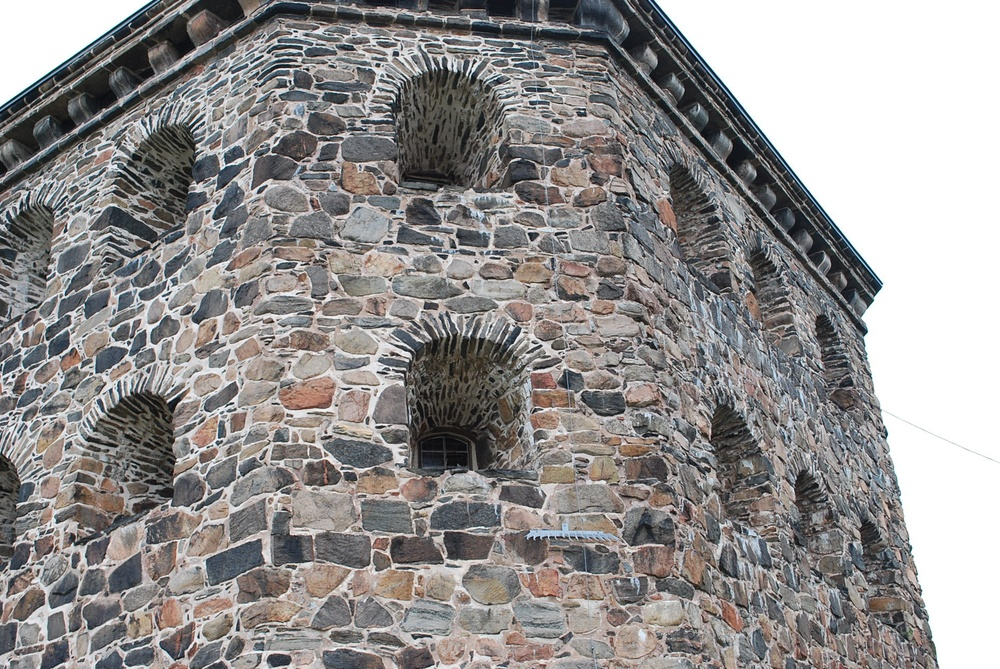
%> input picture a3/assignment3data/kronan1.JPG, 1000 x 669 px, shrunk from 1936 x 1296 before the run
$ octave ce3.m   (GNU Octave 9; MATLAB toolbox functions it lacks are replaced by stand-ins)
%> lines starting %> are read from the running program, lines starting %| are printed output that depends on the picture
### a3/assignment3data/rital.m
function rital(linjer,st)
if nargin == 1,
 st='-';
end;
if size(linjer)==0,
  slask=[];
else
  [slask,nn]=size(linjer);
  rikt=psphere([linjer(2,:);-linjer(1,:);zeros(1,nn)]);
  punkter=pflat(cross(rikt,linjer));
  for i=1:nn;
   plot([punkter(1,i)-2000*rikt(1,i) punkter(1,i)+2000*rikt(1,i)], ...
        [punkter(2,i)-2000*rikt(2,i) punkter(2,i)+2000*rikt(2,i)],st);
  end;
  slask=[];
end;

### a3/assignment3data/pflat.m
% x(end,:)
%Extracts the last row of x

% repmat(a,[m n])
%Creates a block matrix with mn copies of a.

% a./b %Elementwise division.
%Divides the elements of a by the corresponding element of b.

% plot(a(1,:),a(2,:),?.?)
%Plots a point at (a(1,i),a(2,i)) for each i.

% plot3(a(1,:),a(2,:),a(3,:),?.?)
%Same as above but 3D.

% axis equal
%Makes sure that all axes have the same scale.

function x_flat = pflat(x)
% divides the homogeneous coordinates with their last
% entry for points of any dimensionality

    last_entry = x(end,:);
    x_flat = x ./ last_entry;
end

### a3/assignment3data/psphere.m
function [y,alpha]=psphere(x);
% [y,alpha]=psphere(x) - normalization of projective points.
% Do a normalization on the projective
% points in x. Each column is considered to
% be a point in homogeneous coordinates.
% INPUT :
%  x     - matrix in which each column is a point.
% OUTPUT :
%  y     - result after normalization.
%  alpha - depth

[a,n]=size(x);
alpha=sqrt(sum(x.^2));
y=x./(ones(a,1)*alpha);

### a3/assignment3data/ce3.m
load('compEx1data.mat')
load('compEx3data.mat')
im1 = imread('kronan1.JPG');
%> im1 is the input picture: size 669x1000x3 uint8; mean R, G, B 147.1, 144.6, 143.8
im2 = imread('kronan2.JPG');
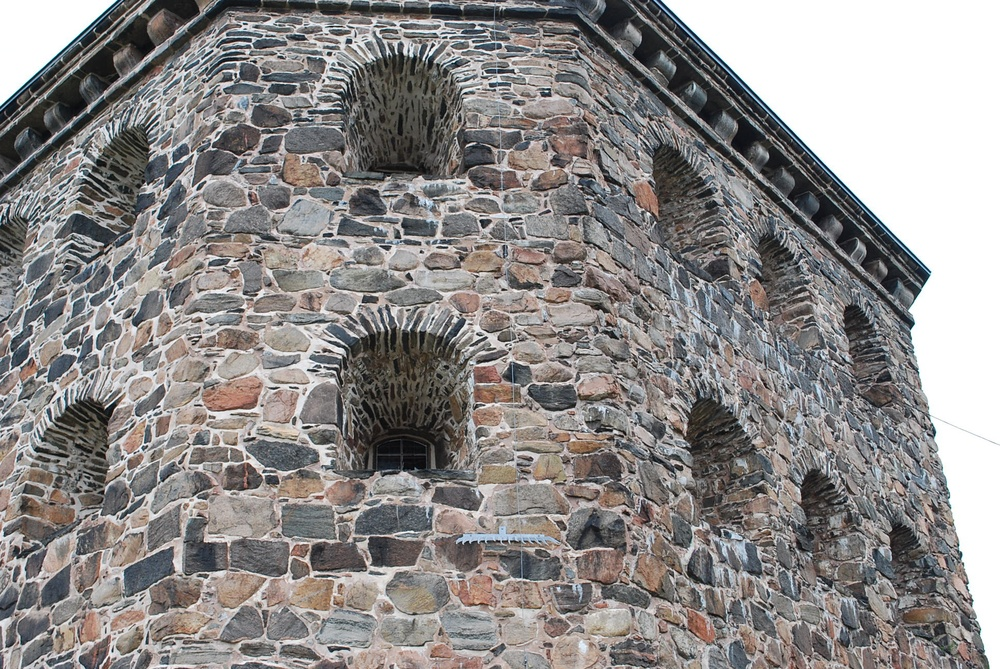
%> input picture a3/assignment3data/kronan2.JPG, 1000 x 669 px, shrunk from 1936 x 1296 before the run
%> im2 is the input picture: size 669x1000x3 uint8; mean R, G, B 141.3, 138.2, 137.2

% Normalize the image points using the inverse of K
x1n = K \ x{1};
x2n = K \ x{2};

% Set up the matrix M
M = setup_M(x1n, x2n);

% Solve with SVD
[U,S,V] = svd(M);

% Check
v = V(:,end);
norm(M*v)

% Construct the Essential matrix from the solution v.
Eapprox = reshape(v,[3 3]);
[U,S,V] = svd(Eapprox);
if det(U * V') > 0
    E = U * diag([1 1 0]) * V';
else
    V = -V;
    E = U * diag([1 1 0]) * V';
end

% Check the epipolar constraints ~ 0
m = mean(diag(x2n' * E * x1n))
E = E./E(3,3)
save('e.mat','U','V');

% Compute the fundamental matrix for the un-normalized coordinate system
F = K' \ E / K

% Compute the epipolar lines

l = F * x{1};
l = l./sqrt(repmat(l(1 ,:).^2 + l(2 ,:).^2 ,[3 1]));

% Pick 20 points in the second image at random
rp = randi(length(x{2}), 20, 1);

% Plot these in the same figure as the image
figure;
imshow(im2);
hold on;
x2x = x{2}(1,rp);
x2y = x{2}(2,rp);
plot(x2x, x2y,'c.','Markersize', 30)
rital(l(:,rp));
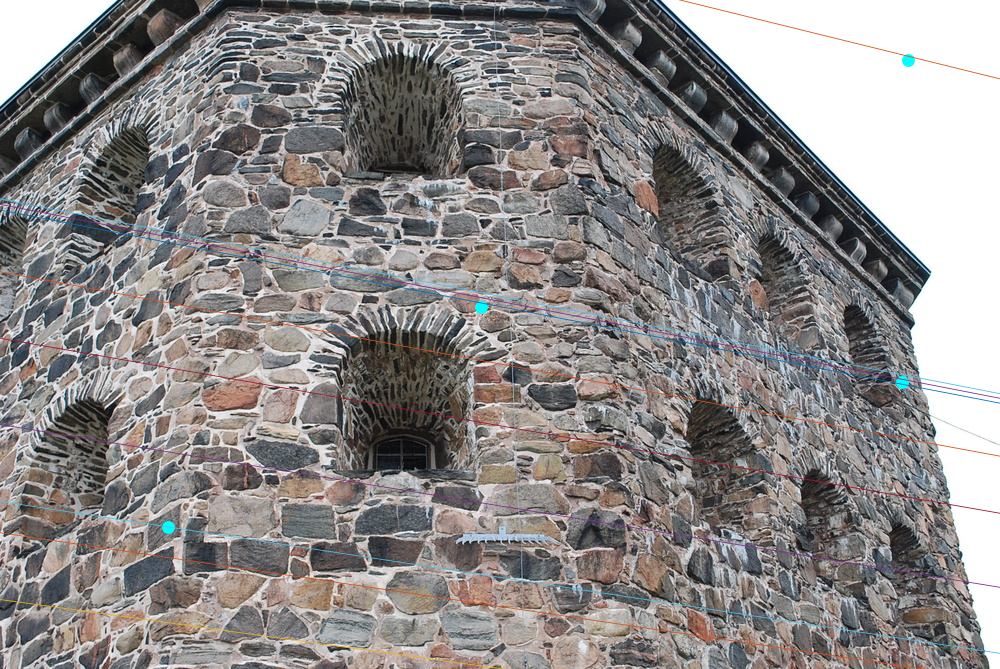
%> figure redrawn from the program's plot data
hold off

% Compute the distance between all the points
% and their corresponding epipolar lines
figure;
histogram(abs(sum(l.*x{2})),100);
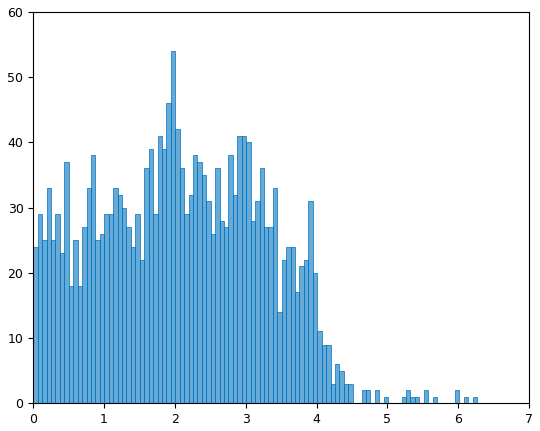
%> figure redrawn from the program's plot data; tallest bar 54 high, from x = 1.94 to 2
md = mean(abs(sum(l.*x{2})))

function M = setup_M(x1n, x2n)
    n = length(x1n);
    M = zeros(n ,9);

    for i = 1:n
        xx = x2n(:,i) * x1n(:,i)';
        M(i,:) = xx(:)';
    end

end
